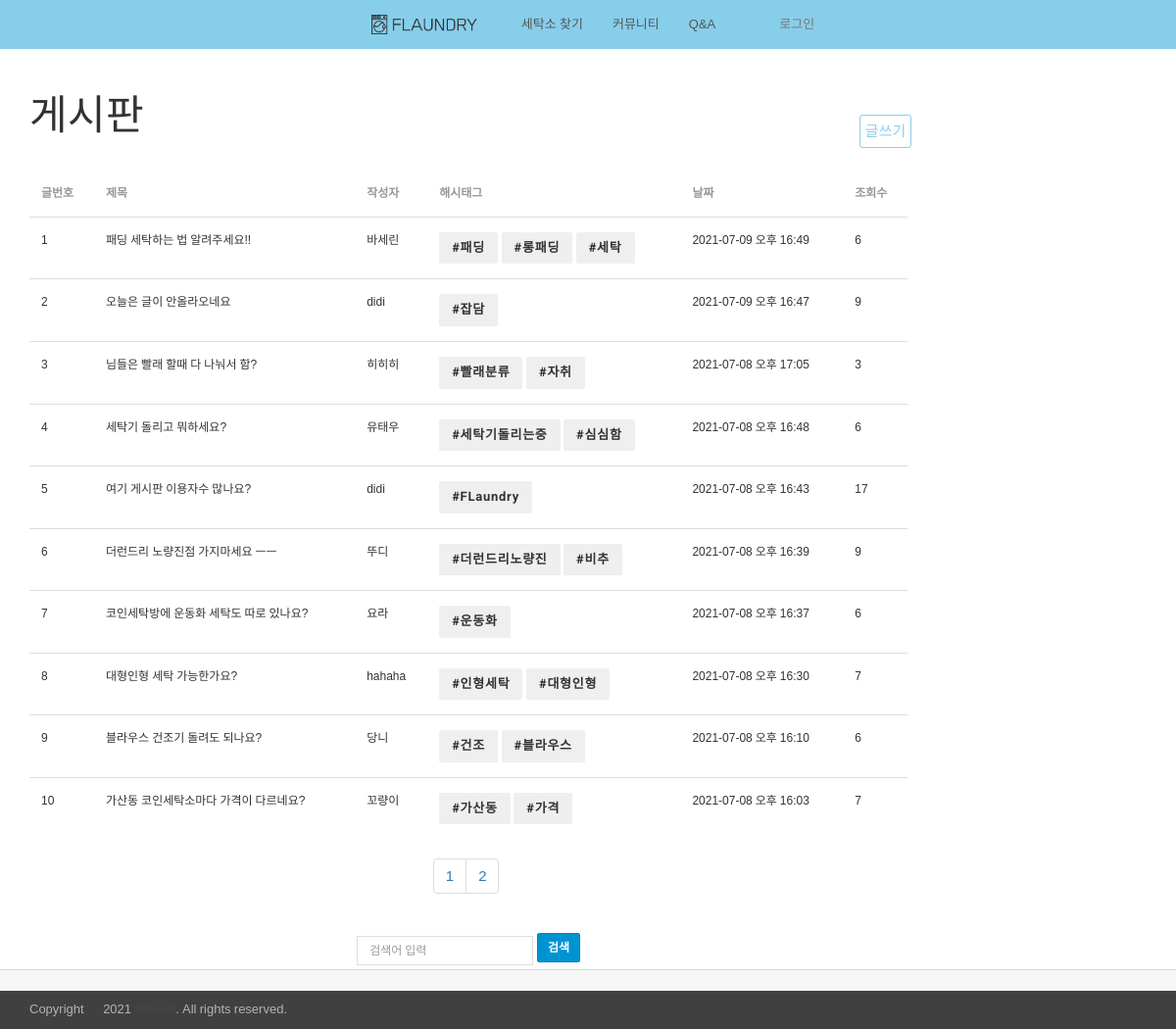
/board/, run on the app's committed database.
### board/models.py (models this page shows)
class Board(models.Model):
    '''사용자[1] : 게시글[N] '''
    brd_title = models.CharField(max_length=20, null=True, default='글 제목')
    brd_content = models.TextField(null=True, default='글 내용') # 게시글 NULL 가능
    hash_tags = models.CharField(max_length=100, null=True) # 해시태그 NULL 가능
    brd_hits = models.IntegerField(default=0)
    brd_write_dt = models.DateTimeField()
    brd_writer = models.ForeignKey(User, on_delete=models.CASCADE) # 사용자 데이터 삭제 시, 게시글 데이터도 삭제
    class Meta:
        db_table = 'board'

### user/models.py (models this page shows)
class User(models.Model):
    user_id = models.CharField(max_length=20, unique=True) # ID
    user_pw = models.CharField(max_length=20) # PW
    user_name = models.CharField(max_length=20) # 이름 - ERD에 없는데 추가함
    user_nick = models.CharField(max_length=20) # 닉네임
    user_email = models.EmailField(max_length=254, unique=True) # 이메일
    user_phone = models.CharField(max_length=20,unique=True)
    user_address = models.TextField() # 사용자 주소
    user_lat = models.FloatField(null=True) # 사용자 위도 주소
    user_lng = models.FloatField(null=True) # 사용자 경도 주소
    isEmailAlert = models.BooleanField(default=True) # 알림 기본값 True
    isPhoneAlert = models.BooleanField(default=True) # 알림 기본값 True
    isTempPW = models.BooleanField(default=False) # 임시비밀번호발급 여부 기본값 False
    class Meta:
        db_table = 'user'

### board/views.py (the view)
# urls.py: path('', views.board, name="board"),
def board(request):
    page = request.GET.get('page')
    if not page:
        page = 1
    keyword = request.GET.get('keyword')
    if not keyword:
        keyword = ''
    board_list = Board.objects.filter(hash_tags__contains=keyword).order_by('-id')
    p = Paginator(board_list, 10)
    pages = p.page(page)
    start_page = (int(page) - 1) // 10 * 10 + 1
    end_page = start_page + 9
    if end_page > p.num_pages:
        end_page = p.num_pages
    context = {
        'board_list' : pages,
        'keyword': keyword,
        'pagination' : range(start_page, end_page+1)
    }
    return render(request,'board/board.html', context)

### board/templatetags/split_tag.py (called while the page is built)
@register.filter(name='split')
def split(value, key):
  return value.split(key)

### templates/board/board.html (shortened to what this page needs)
{% extends 'base.html'%}
{% load static %}
{% load split %}
{% block contents %}
<body>
  <div class="theme-page-section theme-page-section-lg">
    <div class="container">
      <div class="row">
        <div class="col-md-9-5">
          <div class="col-md-9-5-1">
            <h3 class="theme-account-page-title">게시판</h3>
            <div id="btn_group">
              <button id="write_btn" onclick="go_write()">글쓰기</button>
            </div>
          </div>
          <div class="theme-account-history">
            <table class="table">
              <thead>
                <tr>
                  <th>글번호</th>
                  <th>제목</th>
                  <th>작성자</th>
                  <th>해시태그</th>
                  <th>날짜</th>
                  <th>조회수</th>
                </tr>
              </thead>
              <tbody>
                {% if board_list %}
                {% for board in board_list %}
                <tr>
                  <td class="theme-account-history-date brd_data " href="{% url 'board:detail' board.id %}">{{forloop.counter }}</td>
                  <td class="theme-account-history-date brd_data" href="{% url 'board:detail' board.id %}">{{board.brd_title }}</td>
                  <td class="theme-account-history-item-name brd_data" href="{% url 'board:detail' board.id %}">{{board.brd_writer.user_nick }}</td>
                  <td>
                    {% for tag in board.hash_tags|split:"," %}
                    {%if tag %}
                    <button class="btn" name="tagList">{{ tag }}</button>
                    {% endif %}
                    {% endfor %}
                  </td>
                  <td class="theme-account-history-date brd_data" href="{% url 'board:detail' board.id %}">{{board.brd_write_dt | date:'Y-m-d a H:i' }}</td>
                  <td class="theme-account-history-date brd_data" href="{% url 'board:detail' board.id %}">{{board.brd_hits }}</td>
                </tr>
                {% endfor %}
                {% else %}
                <p>게시글이 없습니다.</p>
                {% endif %}
              </tbody>
            </table>
            <center>
              <div class="form-group theme-login-form-group">
              <ul class="pagination">
                {% for i in pagination %}
                <li>
                  <a href='/board/?page={{i}}&keyword={{keyword}}'>{{i}}</a>
                </li>
                {% endfor %}
              </ul>
                <ul>
                  <div class="btn_wrap" id="btn_margin">
                    <input class="form-control" placeholder="검색어 입력" id="hashTagSearchInput" value="{{keyword}}">
                    <a class="btn btn-sm btn-primary" onclick="serach()">검색</a>
                  </div>
                </ul>
              </div>
            </center>
          </div>
        </div>
      </div>
    </div>
  </div>
  {% endblock %}

### templates/base.html (shortened to what this page needs)
{% load static %}
<!DOCTYPE HTML>
<html lang="ko">
<head>
  <link rel="stylesheet" href="{% static '/css/font-awesome.css' %}" />
  <link rel="stylesheet" href="{% static '/css/lineicons.css' %}" />
  <link rel="stylesheet" href="{% static 'css/weather-icons.css' %}" />
  <link rel="stylesheet" href="{% static 'css/bootstrap.css' %}" />
  <link rel="stylesheet" href="{% static 'css/styles.css' %}" />
  <link rel="stylesheet" href="{% static 'css/navbar.css' %}" />
</head>
<body>
  <nav class="navbar navbar-default navbar-theme fixed_nav text-font" id="main-nav">
    <div class="container">
      <div class="navbar-inner nav">
        <div class="navbar-header">
          <a class="navbar-brand" href="{% url 'board:main' %}">
            <img src="{% static '/img/logo-dark.png' %}" alt="Image Alternative text" title="Image Title" />
          </a>
        </div>
        <div class="collapse navbar-collapse" id="navbar-main">
          <ul class="nav navbar-nav">
            <li class="active dropdown">
              <a href="{% url 'laundry:search_map' %}">세탁소 찾기</a>
            </li>
            <li class="active dropdown">
              <a href="{% url 'board:board' %}">커뮤니티</a>
            </li>
            <li class="active dropdown">
              <a href="{% url 'board:qna' %}">Q&A</a>
            </li>
          </ul>
        </div>
        <div>
          <ul class="nav navbar-nav navbar-right">
            <li class="navbar-nav-item-user dropdown">
              {% if request.session.user_nick %}
                <a class="dropdown-toggle" href="#" data-toggle="dropdown" role="button" aria-haspopup="true" aria-expanded="false">
                <i class="fa fa-user-circle-o navbar-nav-item-user-icon"></i>{{ request.session.user_nick }}</a>
                <ul class="dropdown-menu">
                  <li>
                    <a href="{% url 'user:account' %}">마이페이지</a>
                  </li>
                  <li>
                    <a href="{% url 'user:cards' %}">결제</a>
                  </li>
                  {% comment %} <li>
                    <a href="{% url 'user:bookmarks' %}">즐겨찾기</a>
                  </li> {% endcomment %}
                  <li>
                    <a href="{% url 'user:logout' %}">로그아웃</a>
                  </li>
                </ul>
                {% else %}
                <a class="dropdown-toggle" href="{% url 'user:login' %}" aria-haspopup="true" aria-expanded="false">
                   {{'로그인'}}
                </a>
              {% endif %}
            </li>
          </ul>
        </div>
      </div>
    </div>
  </nav>
  <div class="theme-copyright fixed_bar">
    <div class="container">
      <div class="row">
        <div class="col-md-6">
          <p class="theme-copyright-text">Copyright &copy; 2021
            <a href="https://github.com/HyunCheolNam/miniproject2">Github</a>. All rights reserved.
          </p>
        </div>
      </div>
    </div>
  </div>
  {% block contents%}
  {% endblock %}
</body>
</html>

### static/css/navbar.css (style rules this page uses)
.navbar-inner { display: flex !important; justify-content: center; }

### templates/base.html (style rules this page uses)
#main-nav { background-color: skyblue; }
.fixed_nav { z-index: 10; position: fixed !important; top: 0; left: 0; right: 0; }
.fixed_bar { z-index: 9; position: fixed !important; bottom: 0; left: 0; right: 0; }
body { padding-top: 3.3em; }
.navbar-brand > img { max-width: 6em; max-height: 6em; }
ul { padding: 0px 5px 0px 5px; }

### templates/board/board.html (style rules this page uses)
#main-nav { height: 3em }
.col-md-9-5-1 { display: flex; justify-content: space-between; align-items: center !important; }
a:link { text-decoration: none; color: #3f464d; }
#write_btn { border-radius: 3px; margin-right: -4px; }
#btn_group button { border: 1px solid skyblue; background-color: rgba(0, 0, 0, 0); color: skyblue; padding: 5px; }
#btn_margin { margin-top: 1em; }
.theme-login-form-group .form-control { display: inline-block; position: relative; height: 30px; width: 180px; border-radius: 0; -webkit-box-shadow: none; box-shadow: none; font-size: 12px; border-color: #dedede; }

### data on the page
Board: brd_title "패딩 세탁하는 법 알려주세요!!", brd_writer.user_nick "바세린", hash_tags "#패딩" "#롱패딩" "#세탁", brd_write_dt "2021-07-09 오후 16:49", brd_hits "6"
Board: brd_title "오늘은 글이 안올라오네요", brd_writer.user_nick "didi", hash_tags "#잡담", brd_write_dt "2021-07-09 오후 16:47", brd_hits "9"
Board: brd_title "님들은 빨래 할때 다 나눠서 함?", brd_writer.user_nick "히히히", hash_tags "#빨래분류" "#자취", brd_write_dt "2021-07-08 오후 17:05", brd_hits "3"
Board: brd_title "세탁기 돌리고 뭐하세요?", brd_writer.user_nick "유태우", hash_tags "#세탁기돌리는중" "#심심함", brd_write_dt "2021-07-08 오후 16:48", brd_hits "6"
Board: brd_title "여기 게시판 이용자수 많나요?", brd_writer.user_nick "didi", hash_tags "#FLaundry", brd_write_dt "2021-07-08 오후 16:43", brd_hits "17"
Board: brd_title "더런드리 노량진점 가지마세요 ㅡㅡ", brd_writer.user_nick "뚜디", hash_tags "#더런드리노량진" "#비추", brd_write_dt "2021-07-08 오후 16:39", brd_hits "9"
Board: brd_title "코인세탁방에 운동화 세탁도 따로 있나요?", brd_writer.user_nick "요라", hash_tags "#운동화", brd_write_dt "2021-07-08 오후 16:37", brd_hits "6"
Board: brd_title "대형인형 세탁 가능한가요?", brd_writer.user_nick "hahaha", hash_tags "#인형세탁" "#대형인형", brd_write_dt "2021-07-08 오후 16:30", brd_hits "7"
Board: brd_title "블라우스 건조기 돌려도 되나요?", brd_writer.user_nick "당니", hash_tags "#건조" "#블라우스", brd_write_dt "2021-07-08 오후 16:10", brd_hits "6"
Board: brd_title "가산동 코인세탁소마다 가격이 다르네요?", brd_writer.user_nick "꼬량이", hash_tags "#가산동" "#가격", brd_write_dt "2021-07-08 오후 16:03", brd_hits "7"

### other printed values
{{ '로그인' }} "로그인"
{{ i }} "1" "2"
